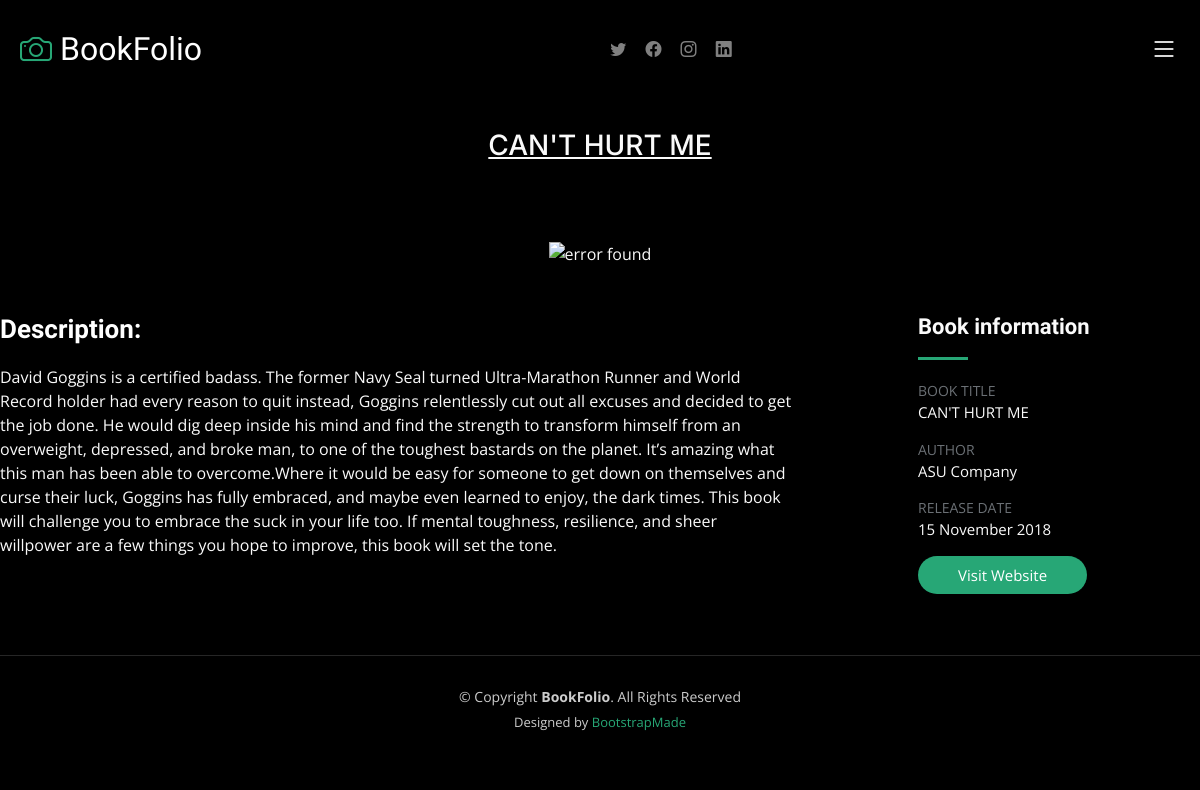
Screenshot of /gallery1/cant-hurt-me with the database file from the repository.
### booksDetail/models.py (models this page shows)
class BooksDetail(models.Model):
    book_title = models.CharField(max_length=50)
    book_imglink = models.CharField(max_length=300)
    book_des = models.TextField()
    book_author = models.CharField(max_length=50)
    book_releaseDate = models.CharField(max_length=20)
    book_slug =AutoSlugField(populate_from = 'book_title',unique=True,null=True,default=None)

### BookFolio/views.py (the view)
# urls.py: path('gallery1/<slug>', views.gallery1,name="gallery"),
def gallery1(request,slug):
    booksData = BooksDetail.objects.get(book_slug = slug)
    data={'booksData':booksData}
    return render(request,"gallery1.html",data)

### templates/gallery1.html (shortened to what this page needs)
{% extends "base.html" %}
{% block content %}
<main id="main" data-aos="fade" data-aos-delay="1500">
        <div class="page-header d-flex align-items-center">
            <div class="container position-relative">
                <div class="row d-flex justify-content-center">
                    <div class="col-lg-6 text-center">
                        <h3><u>{{booksData.book_title}}</u></h3>
                    </div>
                </div>
            </div>
        </div>
        <section id="gallery-single" class="gallery-single">
            <div class="container">
                            <div style="">
                                <center><img src="{{booksData.book_imglink}}" alt="error found">
                            </div>
                </div>
                <div class="row justify-content-between gy-4 mt-4">
                    <div class="col-lg-8">
                        <div class="portfolio-description">
                            <h2>Description: </h2>
                            <p>{{booksData.book_des}}
                               </p>
                        </div>
                    </div>
                    <div class="col-lg-3">
                        <div class="portfolio-info">
                            <h3>Book information</h3>
                            <ul>
                                <li><strong>BOOK TITLE</strong> <span>{{booksData.book_title}}</span></li>
                                <li><strong>AUTHOR</strong> <span>{{booksData.book_author}}</span></li>
                                <li><strong>RELEASE DATE</strong> <span>{{booksData.book_releaseDate}}
                                </span></li>
                                <li><a href="#" class="btn-visit align-self-start">Visit Website</a></li>
                            </ul>
                        </div>
                    </div>
                </div>
        </section>
    </main>
{% endblock  %}

### static/css/main.css (style rules this page uses)
:root { --font-default: "Open Sans", system-ui, -apple-system, "Segoe UI", Roboto, "Helvetica Neue", Arial, "Noto Sans", "Liberation Sans", sans-serif, "Apple Color Emoji", "Segoe UI Emoji", "Segoe UI Symbol", "Noto Color Emoji"; --font-primary: "Inter", sans-serif; --font-secondary: "Cardo", sans-serif; }
:root { --color-default: #fafafa; --color-primary: #27a776; --color-secondary: #161718; }
:root { scroll-behavior: smooth; }
a { color: var(--color-primary); text-decoration: none; }
h1, h2, h3, h4, h5, h6 { font-family: var(--font-primary); }
.page-header { padding: 120px 0 60px 0; min-height: 30vh; position: relative; }
.gallery-single .portfolio-info h3 { font-size: 22px; font-weight: 700; margin-bottom: 20px; padding-bottom: 20px; position: relative; font-family: var(--font-secondary); }
.gallery-single .portfolio-info h3:after { content: ""; position: absolute; display: block; width: 50px; height: 3px; background: var(--color-primary); left: 0; bottom: 0; }
.gallery-single .portfolio-info ul { list-style: none; padding: 0; font-size: 15px; }
.gallery-single .portfolio-info ul li { display: flex; flex-direction: column; padding-bottom: 15px; }
.gallery-single .portfolio-info ul strong { text-transform: uppercase; font-weight: 400; color: #6b7075; font-size: 14px; }
.gallery-single .portfolio-info .btn-visit { padding: 8px 40px; background: var(--color-primary); color: #fff; border-radius: 50px; transition: 0.3s; }
.gallery-single .portfolio-description h2 { font-size: 26px; font-weight: 700; margin-bottom: 20px; color: #fff; font-family: var(--font-secondary); }
.gallery-single .portfolio-description p { padding: 0; }

### rows the page displays
BooksDetail: book_title "CAN'T HURT ME", book_des "David Goggins is a certified badass. The former Navy Seal turned Ultra-Marathon Runner and World Record holder had every reason to quit instead, Goggins relentlessly cut out all excuses and decided to get the job done. He would dig deep inside his mind and find the strength to transform himself from an overweight, depressed, and broke man, to one of the toughest bastards on the planet. It’s amazing what this man has been able to overcome.Where it would be easy for someone to get down on themselves and curse their luck, Goggins has fully embraced, and maybe even learned to enjoy, the dark times. This book will challenge you to embrace the suck in your life too. If mental toughness,…", book_author "ASU Company", book_releaseDate "15 November 2018"
